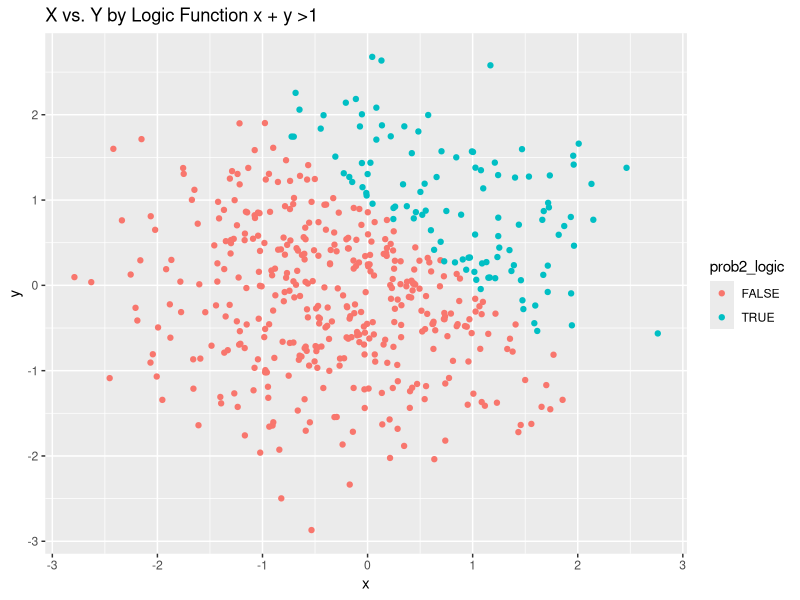
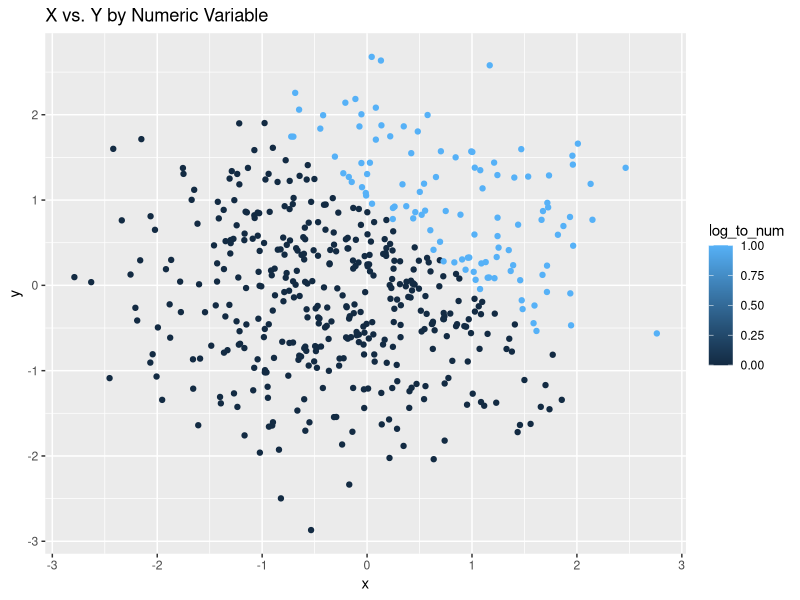
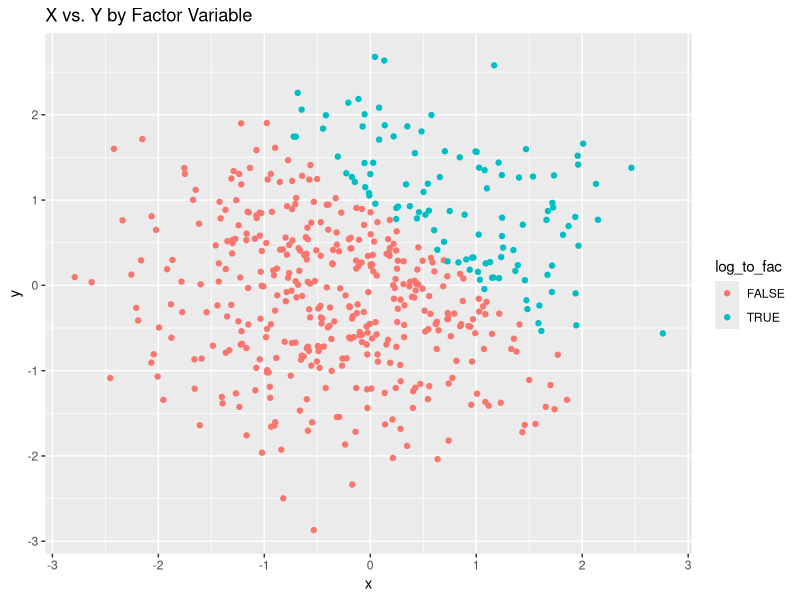
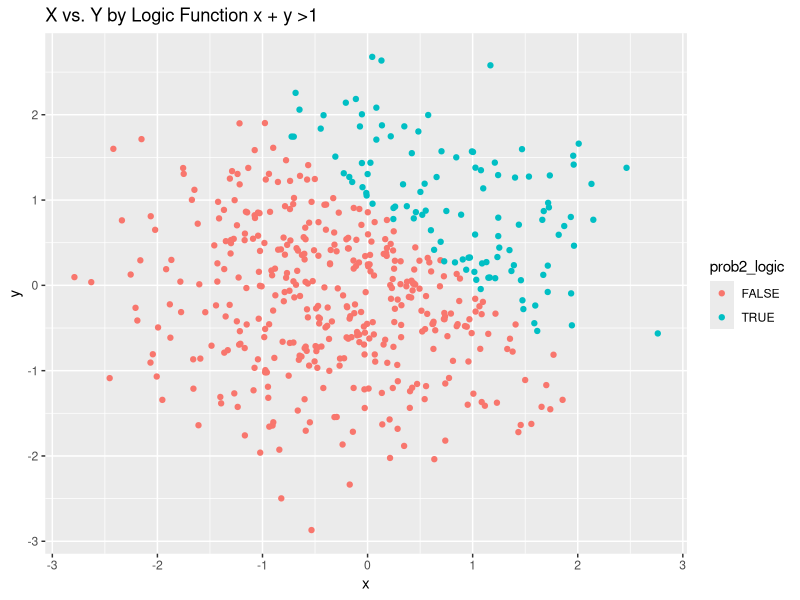

The R source for these figures, in order:
## ---- chunk 1
library(tidyverse)
## ---- chunk 2
hw1_df = tibble(
  prob1_samp = rnorm(8),
  prob1_positive = prob1_samp > 0,
  prob1_logic = prob1_positive > 0,
  prob1_char = c("one", "two", "three", "four", "five", "six", "seven", "eight"), 
  prob1_factor = factor(prob1_char, levels = c("low", "moderate", "high")),
)
## ---- chunk 3
mean(pull(hw1_df, prob1_samp))
mean(pull(hw1_df, prob1_positive))
mean(pull(hw1_df, prob1_logic))
mean(pull(hw1_df, prob1_char))
mean(pull(hw1_df, prob1_factor))
## ---- chunk 4
coerce_log_num = as.numeric(pull(hw1_df, prob1_logic))
## ---- chunk 5
coerce_fac_num = as.numeric(pull(hw1_df, prob1_factor))
## ---- chunk 6
coerce_log_num*pull(hw1_df, prob1_samp)
## ---- chunk 7
coerce_log_fac = as.factor(pull(hw1_df, prob1_logic))
  coerce_log_fac*pull(hw1_df, prob1_samp)
## ---- chunk 8
coerce_log_fac = as.factor(pull(hw1_df, prob1_logic))
  coerce_fac_num = as.numeric(coerce_log_fac)
  coerce_fac_num*pull(hw1_df,  prob1_samp)
## ---- chunk 9
prob2_df = tibble(
  x = rnorm(500),
  y = rnorm(500),
  prob2_logic = x + y > 1,
  log_to_num = as.numeric(prob2_logic),
  log_to_fac = as.factor(prob2_logic)
)
## ---- chunk 10
ggplot(prob2_df, aes(x = x, y = y)) + geom_point(aes (color = prob2_logic)) + labs(title ="X vs. Y by Logic Function x + y >1")
ggsave("logic_plot.png", width = 5, height = 5)
## ---- chunk 11
ggplot(prob2_df, aes(x = x, y = y)) + geom_point(aes (color = log_to_num)) + labs(title ="X vs. Y by Numeric Variable")
## ---- chunk 12
ggplot(prob2_df, aes(x = x, y = y)) + geom_point(aes (color = log_to_fac)) + labs(title ="X vs. Y by Factor Variable")
